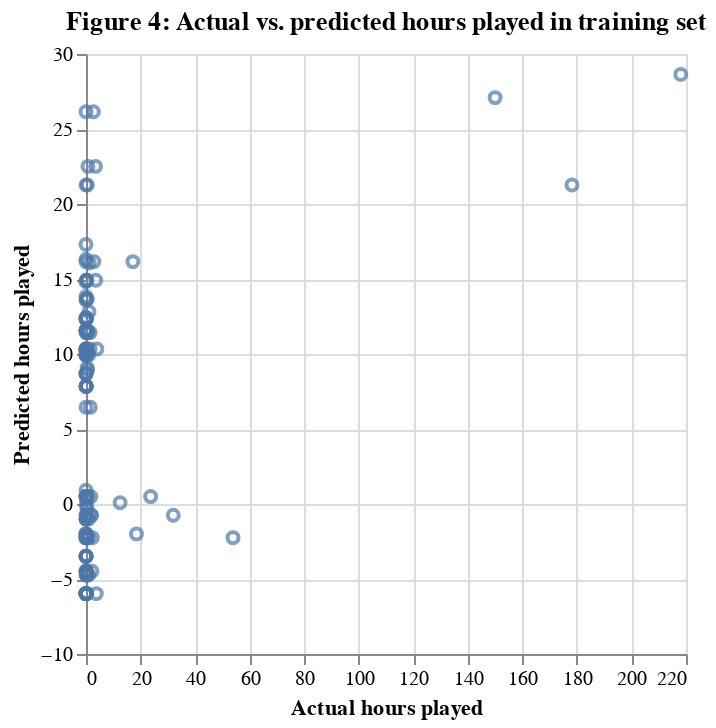

Notebook code for this chart:
### Code cell
plot_training_preds = alt.Chart(train_pred, title="Figure 4: Actual vs. predicted hours played in training set").mark_point().encode(
    x = alt.X("played_hours").title("Actual hours played"),
    y = alt.Y("predictions").title("Predicted hours played")
)
plot_training_preds

### Figure 1 — Vega specification as saved in the notebook (floating-point values rounded to 4 significant figures; data arrays with more than 128 entries replaced by an {"elided": "..."} marker saying what was removed)
{"$schema": "https://vega.github.io/schema/vega/v5.json", "data": [{"name": "source_0", "values": {"elided": "138 records"}}, {"name": "source_0_x_domain_played_hours", "values": [{"min": 0.0, "max": 218.1}]}, {"name": "source_0_y_domain_predictions", "values": [{"min": -5.975, "max": 28.64}]}], "marks": [{"type": "symbol", "name": "marks", "from": {"data": "source_0"}, "encode": {"update": {"stroke": {"value": "#4c78a8"}, "fill": {"value": "transparent"}, "opacity": {"value": 0.7}, "x": {"field": "played_hours", "scale": "x"}, "y": {"field": "predictions", "scale": "y"}}}, "style": ["point"]}], "scales": [{"name": "x", "type": "linear", "domain": [{"signal": "(data(\"source_0_x_domain_played_hours\")[0] || {}).min"}, {"signal": "(data(\"source_0_x_domain_played_hours\")[0] || {}).max"}], "range": [0, {"signal": "width"}], "nice": true, "zero": true}, {"name": "y", "type": "linear", "domain": [{"signal": "(data(\"source_0_y_domain_predictions\")[0] || {}).min"}, {"signal": "(data(\"source_0_y_domain_predictions\")[0] || {}).max"}], "range": [{"signal": "height"}, 0], "zero": true, "nice": true}], "axes": [{"scale": "x", "grid": true, "tickCount": {"signal": "ceil(width/40)"}, "aria": false, "maxExtent": 0, "labels": false, "domain": false, "minExtent": 0, "ticks": false, "gridScale": "y", "orient": "bottom", "zindex": 0}, {"scale": "y", "aria": false, "labels": false, "ticks": false, "orient": "left", "gridScale": "x", "grid": true, "domain": false, "maxExtent": 0, "zindex": 0, "minExtent": 0, "tickCount": {"signal": "ceil(height/40)"}}, {"scale": "x", "labelOverlap": true, "tickCount": {"signal": "ceil(width/40)"}, "zindex": 0, "labelFlush": true, "title": "Actual hours played", "grid": false, "orient": "bottom"}, {"scale": "y", "grid": false, "orient": "left", "labelOverlap": true, "tickCount": {"signal": "ceil(height/40)"}, "zindex": 0, "title": "Predicted hours played"}], "title": {"text": "Figure 4: Actual vs. predicted hours played in training set", "frame": "group"}, "style": "cell", "width": 300, "background": "white", "height": 300, "padding": 5}
